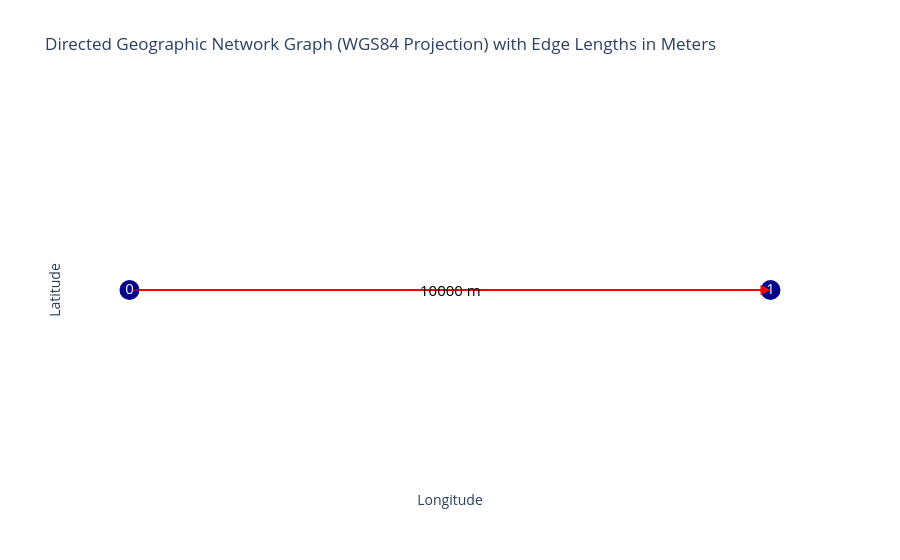

The notebook cell saved with this chart:
### Markdown cell above
#### 1. Create graph
We create a simple graph, just like notebooks 201, 202, and 203.

### Code cell
# create a graph
graph = Graph()

graph.add_node(name = '0', geometry = Point(-5000,0), epsg = 4087)
graph.add_node(name = '1', geometry = Point(5000,0), epsg = 4087)

graph.add_edge(('0','1'), GeneralDepth = 7.5)

graph.plot()

### Figure 1 — Plotly figure (JSON) as saved in the notebook; plotly's stock layout.template omitted (floating-point values rounded to 4 significant figures)
{"data": [{"hoverinfo": "none", "line": {"color": "red", "width": 2}, "mode": "lines", "type": "scatter", "x": [-0.04492, 0.04492], "y": [0, 0]}, {"hoverinfo": "text", "marker": {"color": "darkblue", "size": 20}, "mode": "markers+text", "text": ["0", "1"], "textfont": {"color": "white", "size": 15}, "textposition": "middle center", "type": "scatter", "x": [-0.04492, 0.04492], "y": [0, 0]}], "layout": {"annotations": [{"arrowcolor": "red", "arrowhead": 2, "arrowsize": 2, "arrowwidth": 1, "ax": -0.04492, "axref": "x", "ay": 0, "ayref": "y", "showarrow": true, "x": 0.04492, "xref": "x", "y": 0, "yref": "y"}, {"font": {"color": "black", "size": 15}, "showarrow": false, "text": "10000 m", "x": 0, "y": 0}], "plot_bgcolor": "white", "showlegend": false, "title": {"text": "Directed Geographic Network Graph (WGS84 Projection) with Edge Lengths in Meters"}, "xaxis": {"showgrid": false, "showticklabels": false, "title": {"text": "Longitude"}, "zeroline": false}, "yaxis": {"showgrid": false, "showticklabels": false, "title": {"text": "Latitude"}, "zeroline": false}}}
